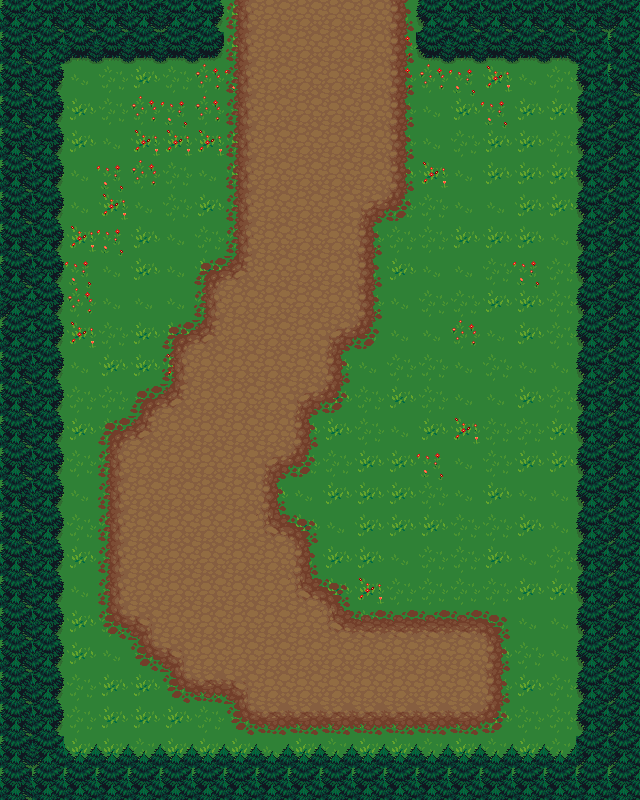

A level layout from a 2D game, rendered from its tile map. Below: a short description, then the map file with its tile-grid data intact:
An orthogonal 20x25 tile map with 32x32 px tiles, 5 tile layers (under0, under1, under2, above0, ...), 2 tilesets and 6 objects.

<map version="1.4" tiledversion="1.4.3" orientation="orthogonal" renderorder="right-down" width="20" height="25" tilewidth="32" tileheight="32" infinite="0" nextlayerid="10" nextobjectid="8">
 <tileset firstgid="1" source="nice2.tsx" />
 <tileset firstgid="484" source="tree.tsx" />
 <layer id="1" name="under0" width="20" height="25">
  <data encoding="csv">
234,232,232,233,234,233,233,232,68,68,68,68,234,234,234,233,232,233,232,234,
233,232,233,233,232,232,234,232,68,68,68,68,236,233,233,234,232,233,234,233,
232,232,234,233,232,233,236,237,68,68,68,68,236,236,237,235,234,233,232,234,
234,234,232,233,236,237,236,234,68,68,68,68,233,234,232,237,232,232,232,233,
233,234,232,234,235,235,235,232,68,68,68,68,233,234,233,232,232,233,232,232,
233,232,234,237,236,233,234,232,68,68,68,68,232,235,234,232,232,232,234,232,
233,233,234,235,234,233,232,234,68,68,68,233,233,233,234,234,232,232,232,232,
232,233,235,237,232,234,233,233,68,68,68,233,233,233,232,232,232,234,233,233,
232,234,237,234,232,234,232,234,68,68,68,234,232,234,234,233,237,233,232,232,
232,232,236,234,234,234,233,68,68,68,68,233,234,233,233,232,232,233,232,233,
232,233,235,233,232,232,233,68,68,68,234,234,234,234,236,234,232,233,233,234,
232,233,234,232,232,235,68,68,68,68,232,234,233,233,234,233,234,234,232,232,
234,233,233,233,234,232,68,68,68,234,232,233,232,233,234,234,232,233,232,232,
232,232,232,233,233,68,68,68,68,232,232,233,234,232,235,233,233,232,233,233,
233,233,233,233,68,68,68,68,234,233,233,232,232,237,234,233,232,232,234,232,
232,232,234,234,68,68,68,232,232,234,232,232,232,233,234,232,234,234,232,232,
232,234,233,233,68,68,68,68,232,232,234,232,232,232,233,233,232,234,234,234,
234,232,232,234,68,68,68,68,68,234,232,232,234,233,233,232,234,233,234,234,
232,234,234,234,68,68,68,68,68,234,232,235,233,233,233,233,232,232,234,233,
233,232,232,233,234,68,68,68,68,68,234,233,234,234,234,234,234,234,232,233,
232,233,232,234,234,232,68,68,68,68,68,68,68,68,68,232,233,234,232,234,
232,232,233,232,232,234,233,233,68,68,68,68,68,68,68,233,232,233,234,232,
233,233,233,232,232,232,233,234,234,233,233,232,233,234,233,232,233,233,232,233,
234,234,232,232,233,232,232,232,234,232,233,232,232,233,232,233,232,233,233,232,
234,234,234,233,232,234,233,233,232,234,232,234,233,233,234,232,232,232,234,232
</data>
 </layer>
 <layer id="2" name="under1" width="20" height="25">
  <data encoding="csv">
517,484,484,484,484,485,520,67,0,0,0,0,69,518,484,484,484,484,484,485,
549,519,551,551,551,551,552,67,0,0,0,0,69,550,551,551,551,551,519,517,
549,520,0,0,0,0,0,67,0,0,0,0,69,0,0,0,0,0,518,549,
549,520,0,0,0,0,0,67,0,0,0,0,69,0,0,0,0,0,518,485,
549,520,0,0,0,0,0,67,0,0,0,0,69,0,0,0,0,0,518,485,
549,520,0,0,0,0,0,67,0,0,0,0,69,0,0,0,0,0,518,485,
549,520,0,0,0,0,0,67,0,0,0,5,90,0,0,0,0,0,518,485,
549,520,0,0,0,0,0,67,0,0,0,69,0,0,0,0,0,0,518,485,
549,520,0,0,0,0,46,27,0,0,0,69,0,0,0,0,0,0,518,485,
485,520,0,0,0,0,67,0,0,0,0,69,0,0,0,0,0,0,518,485,
517,520,0,0,0,46,27,0,0,0,5,90,0,0,0,0,0,0,518,485,
549,520,0,0,0,67,0,0,0,0,69,0,0,0,0,0,0,0,518,485,
549,520,0,0,46,27,0,0,0,5,90,0,0,0,0,0,0,0,518,485,
549,520,0,46,27,0,0,0,0,69,0,0,0,0,0,0,0,0,518,485,
549,520,0,67,0,0,0,0,5,90,0,0,0,0,0,0,0,0,518,485,
549,520,0,67,0,0,0,68,69,0,0,0,0,0,0,0,0,0,518,485,
549,520,0,67,0,0,0,0,26,48,0,0,0,0,0,0,0,0,518,485,
549,520,0,67,0,0,0,0,0,69,0,0,0,0,0,0,0,0,518,485,
549,520,0,67,0,0,0,0,0,26,48,0,0,0,0,0,0,0,518,485,
549,520,0,88,6,0,0,0,0,0,26,47,47,47,47,48,0,0,518,485,
549,520,0,0,88,6,0,0,0,0,0,0,0,0,0,69,0,0,518,485,
549,520,0,0,0,88,89,6,0,0,0,0,0,0,0,69,0,0,518,485,
549,520,0,0,0,0,0,88,89,89,89,89,89,89,89,90,0,0,518,485,
549,0,0,0,0,0,0,0,0,0,0,0,0,0,0,0,0,0,0,485,
549,517,517,517,517,517,517,517,517,517,517,517,517,517,517,517,517,517,517,517
</data>
 </layer>
 <layer id="3" name="under2" width="20" height="25">
  <data encoding="csv">
0,0,0,0,0,0,0,0,0,0,0,0,0,0,0,0,0,0,0,0,
0,0,0,0,0,0,0,0,0,0,0,0,0,0,0,0,0,0,0,0,
0,0,0,0,0,0,0,0,0,0,0,0,0,0,0,0,0,0,0,0,
0,0,0,0,0,0,0,0,0,0,0,0,0,0,0,0,0,0,0,0,
0,0,0,0,0,0,0,0,0,0,0,0,0,0,0,0,0,0,0,0,
0,0,0,0,0,0,0,0,0,0,0,0,0,0,0,0,0,0,0,0,
0,0,0,0,0,0,0,0,0,0,0,0,0,0,0,0,0,0,0,0,
0,0,0,0,0,0,0,0,0,0,0,0,0,0,0,0,0,0,0,0,
0,0,0,0,0,0,0,0,0,0,0,0,0,0,0,0,0,0,0,0,
0,0,0,0,0,0,0,0,0,0,0,0,0,0,0,0,0,0,0,0,
0,0,0,0,0,0,0,0,0,0,0,0,0,0,0,0,0,0,0,0,
0,0,0,0,0,0,0,0,0,0,0,0,0,0,0,0,0,0,0,0,
0,0,0,0,0,0,0,0,0,0,0,0,0,0,0,0,0,0,0,0,
0,0,0,0,0,0,0,0,0,0,0,0,0,0,0,0,0,0,0,0,
0,0,0,0,0,0,0,0,0,0,0,0,0,0,0,0,0,0,0,0,
0,0,0,0,0,0,0,0,0,0,0,0,0,0,0,0,0,0,0,0,
0,0,0,0,0,0,0,0,0,0,0,0,0,0,0,0,0,0,0,0,
0,0,0,0,0,0,0,0,0,0,0,0,0,0,0,0,0,0,0,0,
0,0,0,0,0,0,0,0,0,0,0,0,0,0,0,0,0,0,0,0,
0,0,0,0,0,0,0,0,0,0,0,0,0,0,0,0,0,0,0,0,
0,0,0,0,0,0,0,0,0,0,0,0,0,0,0,0,0,0,0,0,
0,0,0,0,0,0,0,0,0,0,0,0,0,0,0,0,0,0,0,0,
0,0,0,0,0,0,0,0,0,0,0,0,0,0,0,0,0,0,0,0,
0,0,0,0,0,0,0,0,0,0,0,0,0,0,0,0,0,0,0,0,
0,0,0,0,0,0,0,0,0,0,0,0,0,0,0,0,0,0,0,0
</data>
 </layer>
 <layer id="4" name="above0" width="20" height="25">
  <data encoding="csv">
0,0,0,0,0,0,0,0,0,0,0,0,0,0,0,0,0,0,0,0,
0,0,0,0,0,0,0,0,0,0,0,0,0,0,0,0,0,0,0,0,
0,0,0,0,0,0,0,0,0,0,0,0,0,0,0,0,0,0,0,0,
0,0,0,0,0,0,0,0,0,0,0,0,0,0,0,0,0,0,0,0,
0,0,0,0,0,0,0,0,0,0,0,0,0,0,0,0,0,0,0,0,
0,0,0,0,0,0,0,0,0,0,0,0,0,0,0,0,0,0,0,0,
0,0,0,0,0,0,0,0,0,0,0,0,0,0,0,0,0,0,0,0,
0,0,0,0,0,0,0,0,0,0,0,0,0,0,0,0,0,0,0,0,
0,0,0,0,0,0,0,0,0,0,0,0,0,0,0,0,0,0,0,0,
0,0,0,0,0,0,0,0,0,0,0,0,0,0,0,0,0,0,0,0,
0,0,0,0,0,0,0,0,0,0,0,0,0,0,0,0,0,0,0,0,
0,0,0,0,0,0,0,0,0,0,0,0,0,0,0,0,0,0,0,0,
0,0,0,0,0,0,0,0,0,0,0,0,0,0,0,0,0,0,0,0,
0,0,0,0,0,0,0,0,0,0,0,0,0,0,0,0,0,0,0,0,
0,0,0,0,0,0,0,0,0,0,0,0,0,0,0,0,0,0,0,0,
0,0,0,0,0,0,0,0,0,0,0,0,0,0,0,0,0,0,0,0,
0,0,0,0,0,0,0,0,0,0,0,0,0,0,0,0,0,0,0,0,
0,0,0,0,0,0,0,0,0,0,0,0,0,0,0,0,0,0,0,0,
0,0,0,0,0,0,0,0,0,0,0,0,0,0,0,0,0,0,0,0,
0,0,0,0,0,0,0,0,0,0,0,0,0,0,0,0,0,0,0,0,
0,0,0,0,0,0,0,0,0,0,0,0,0,0,0,0,0,0,0,0,
0,0,0,0,0,0,0,0,0,0,0,0,0,0,0,0,0,0,0,0,
0,0,0,0,0,0,0,0,0,0,0,0,0,0,0,0,0,0,0,0,
0,485,487,487,487,487,487,487,487,487,487,487,487,487,487,487,487,487,485,0,
0,0,0,0,0,0,0,0,0,0,0,0,0,0,0,0,0,0,0,0
</data>
 </layer>
 <layer id="5" name="above1" width="20" height="25">
  <data encoding="csv">
0,0,0,0,0,0,0,0,0,0,0,0,0,0,0,0,0,0,0,0,
0,0,0,0,0,0,0,0,0,0,0,0,0,0,0,0,0,0,0,0,
0,0,0,0,0,0,0,0,0,0,0,0,0,0,0,0,0,0,0,0,
0,0,0,0,0,0,0,0,0,0,0,0,0,0,0,0,0,0,0,0,
0,0,0,0,0,0,0,0,0,0,0,0,0,0,0,0,0,0,0,0,
0,0,0,0,0,0,0,0,0,0,0,0,0,0,0,0,0,0,0,0,
0,0,0,0,0,0,0,0,0,0,0,0,0,0,0,0,0,0,0,0,
0,0,0,0,0,0,0,0,0,0,0,0,0,0,0,0,0,0,0,0,
0,0,0,0,0,0,0,0,0,0,0,0,0,0,0,0,0,0,0,0,
0,0,0,0,0,0,0,0,0,0,0,0,0,0,0,0,0,0,0,0,
0,0,0,0,0,0,0,0,0,0,0,0,0,0,0,0,0,0,0,0,
0,0,0,0,0,0,0,0,0,0,0,0,0,0,0,0,0,0,0,0,
0,0,0,0,0,0,0,0,0,0,0,0,0,0,0,0,0,0,0,0,
0,0,0,0,0,0,0,0,0,0,0,0,0,0,0,0,0,0,0,0,
0,0,0,0,0,0,0,0,0,0,0,0,0,0,0,0,0,0,0,0,
0,0,0,0,0,0,0,0,0,0,0,0,0,0,0,0,0,0,0,0,
0,0,0,0,0,0,0,0,0,0,0,0,0,0,0,0,0,0,0,0,
0,0,0,0,0,0,0,0,0,0,0,0,0,0,0,0,0,0,0,0,
0,0,0,0,0,0,0,0,0,0,0,0,0,0,0,0,0,0,0,0,
0,0,0,0,0,0,0,0,0,0,0,0,0,0,0,0,0,0,0,0,
0,0,0,0,0,0,0,0,0,0,0,0,0,0,0,0,0,0,0,0,
0,0,0,0,0,0,0,0,0,0,0,0,0,0,0,0,0,0,0,0,
0,0,0,0,0,0,0,0,0,0,0,0,0,0,0,0,0,0,0,0,
0,0,0,0,0,0,0,0,0,0,0,0,0,0,0,0,0,0,0,0,
0,0,0,0,0,0,0,0,0,0,0,0,0,0,0,0,0,0,0,0
</data>
 </layer>
 <objectgroup id="6" name="CollisionRects">
  <object id="1" x="416" y="0" width="160" height="64" />
  <object id="2" x="576" y="0" width="64" height="800" />
  <object id="3" x="64" y="768" width="512" height="32" />
  <object id="4" x="0" y="0" width="64" height="800" />
  <object id="5" x="64" y="0" width="160" height="64" />
 </objectgroup>
 <objectgroup id="7" name="DoorRects">
  <object id="6" x="224" y="0" width="192" height="32">
   <properties>
    <property name="destinationDoor" type="int" value="0" />
    <property name="destinationMap" type="int" value="1" />
    <property name="exit" type="int" value="2" />
    <property name="id" type="int" value="0" />
   </properties>
  </object>
 </objectgroup>
 <objectgroup id="8" name="InteractionRects" />
 <objectgroup id="9" name="NpcRects" />
</map>
